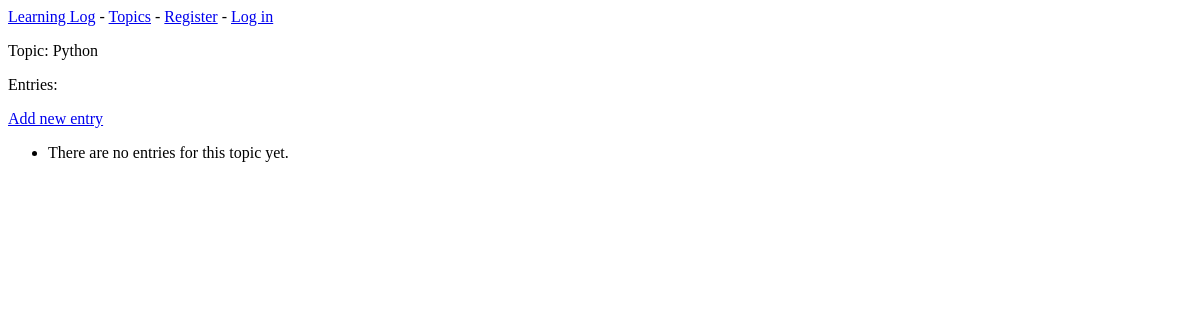
Before: /topics/3/ with the older database file.
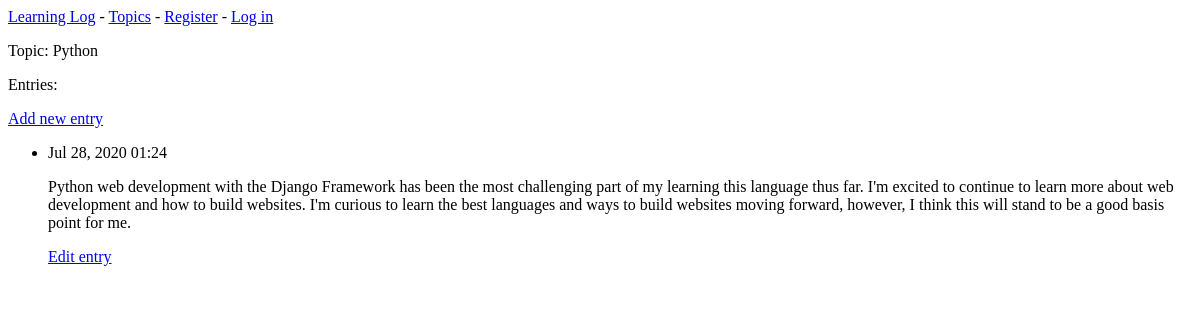
After: the same page with the newer database file.
### learning_logs/models.py (models this page shows, shortened)
class Entry(models.Model):
    topic = models.ForeignKey(Topic, on_delete=models.CASCADE)
    text = models.TextField()
    date_added = models.DateTimeField(auto_now_add=True)
    class Meta:
        verbose_name_plural = 'entries'

### learning_logs/views.py (the view)
# urls.py: path('topics/<int:topic_id>/', views.topic, name='topic'),
def topic(request, topic_id):
    topic = Topic.objects.get(id=topic_id)
    entries = topic.entry_set.order_by('-date_added')
    context = {'topic': topic, 'entries': entries}
    return render(request, 'learning_logs/topic.html', context)

### learning_logs/models.py (called while the page is built)
    def __str__(self):
        return self.text

### learning_logs/templates/learning_logs/topic.html
{% extends "learning_logs/base.html" %}
{% block content %}
    <p>Topic: {{ topic }}</p>
    <p>Entries:</p>
    <p>
        <a href="{% url 'learning_logs:new_entry' topic.id %}">Add new entry</a>
    </p>
    <ul>
        {% for entry in entries %}
        <li>
            <p>{{ entry.date_added|date:'M d, Y H:i' }}</p>
            <p>{{ entry.text|linebreaks }}</p>
            <p>
                <a href="{% url 'learning_logs:edit_entry' entry.id %}">Edit entry</a>
            </p>
        </li>
        {% empty %}
            <li>There are no entries for this topic yet.</li>
        {% endfor %}
    </ul>
{% endblock content %}

Changed rows visible on the page:
added Entry: date_added "Jul 28, 2020 01:24", text "Python web development with the Django Framework has been the most challenging part of my learning this language thus far. I'm excited to continue to learn more about web development and how to build websites. I'm curious to learn the best languages and ways to build websites moving forward, however, I think this will stand to be a good basis point for me."
Other visible differences:
text no longer shown: "There are no entries for this topic yet."
